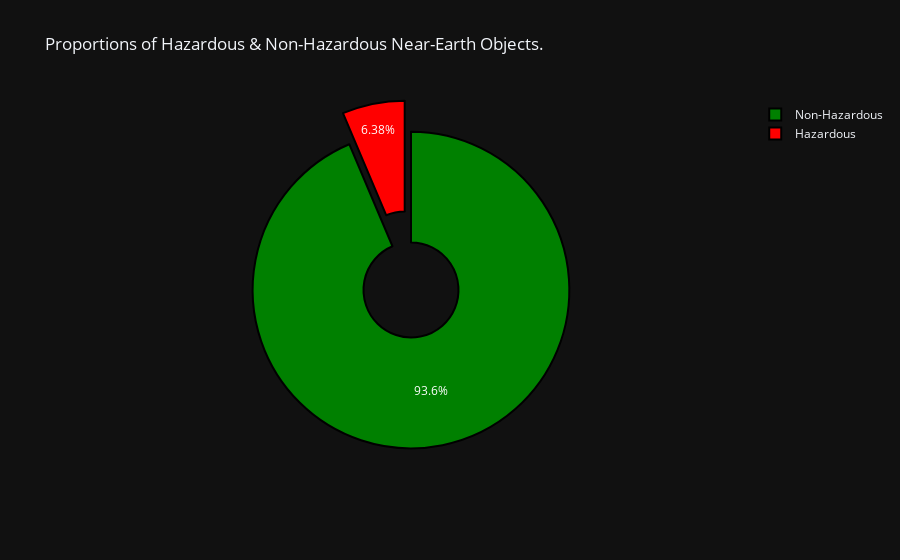

The notebook cell this image was saved under:
### Markdown cell above
The provided code block visualizes the proportions of different categories in the "Is Potentially Hazardous" column of a dataframe using a pie chart. Here's an explanation of what the code does in regular language:

First, the code calculates the proportions of the categories in the "Is Potentially Hazardous" column using the `value_counts()` function with the `normalize=True` parameter. The resulting proportions are stored in a variable called `data`.

Next, the code defines the labels for the pie chart as 'Non-Hazardous' and 'Hazardous'. These labels represent the different categories in the "Is Potentially Hazardous" column.

The code also specifies colors for the pie chart slices, using the hex color codes '#008000' for non-hazardous and '#FF0000' for hazardous categories.

To visually emphasize the hazardous category, the code sets the `explode` parameter to `[0, 0.2]`, which causes the second slice (hazardous) to be separated or "exploded" from the rest of the pie.

Using the Plotly library, the code creates a new figure (`fig`) with a pie chart. It specifies the labels, values (proportions), and other settings for the pie chart. The `hoverinfo` and `textinfo` parameters control the information displayed on hover and in the pie chart slices, respectively. The `marker` parameter sets the colors and line properties for the pie chart slices.

The code updates the layout of the figure, adding a title and modifying the legend settings.

Finally, the code displays the resulting pie chart using the `show()` function on the `fig` object.

In summary, the code calculates the proportions of different categories in the "Is Potentially Hazardous" column and visualizes them as a pie chart using Plotly. The chart represents the distribution of hazardous and non-hazardous categories, providing a visual representation of the proportions of each category.

### Code cell
import plotly.graph_objects as go

data = df['Is Potentially Hazardous'].value_counts(normalize=True)

labels = ['Non-Hazardous', 'Hazardous']
colors = ['#008000', '#FF0000']
explode = [0, 0.2]  # Explode the second slice (Hazardous)

fig = go.Figure(data=[go.Pie(labels=labels, values=data, hole=0.3,
                             hoverinfo='label+percent', textinfo='percent',
                             marker=dict(colors=colors, line=dict(color='#000000', width=2)),
                             pull=explode)])

fig.update_layout(title='Proportions of Hazardous & Non-Hazardous Near-Earth Objects.',
                  legend=dict(itemsizing='constant'))

fig.show()

### Figure 1 — Plotly figure (JSON) as saved in the notebook; plotly's stock layout.template omitted (floating-point values rounded to 4 significant figures)
{"data": [{"hole": 0.3, "hoverinfo": "label+percent", "labels": ["Non-Hazardous", "Hazardous"], "marker": {"colors": ["#008000", "#FF0000"], "line": {"color": "#000000", "width": 2}}, "pull": [0, 0.2], "textinfo": "percent", "values": [0.9362, 0.06377], "type": "pie"}], "layout": {"legend": {"itemsizing": "constant"}, "title": {"text": "Proportions of Hazardous & Non-Hazardous Near-Earth Objects."}}}
